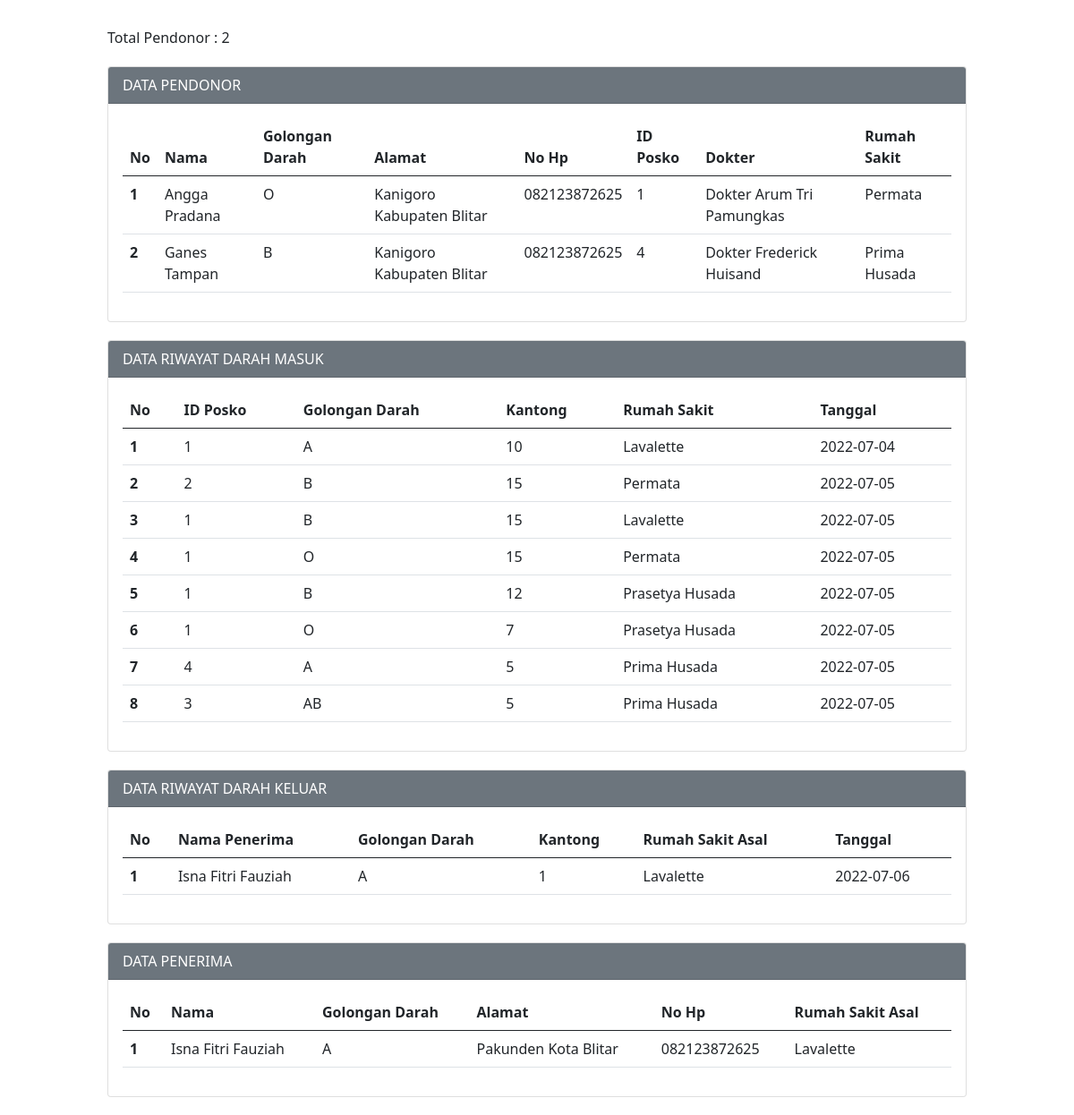
Page /frontend/report/report.php on the committed database.
### tables this page shows
CREATE TABLE `pendonor` (
  `id` int(11) NOT NULL,
  `nama` varchar(50) NOT NULL,
  `golongan_darah` varchar(5) NOT NULL,
  `alamat` varchar(100) NOT NULL,
  `no_hp` varchar(20) NOT NULL,
  `id_posko` int(5) NOT NULL
);

CREATE TABLE `dokter` (
  `id` int(11) NOT NULL,
  `nama_dokter` varchar(50) NOT NULL,
  `umur` int(11) NOT NULL,
  `rumah_sakit` varchar(20) NOT NULL,
  `id_posko` int(11) NOT NULL
);

CREATE TABLE `riwayat_darah_masuk` (
  `id` int(11) NOT NULL,
  `id_posko` int(11) NOT NULL,
  `golongan_darah` varchar(5) NOT NULL,
  `kantong` int(11) NOT NULL,
  `rumah_sakit` varchar(20) NOT NULL,
  `tanggal` date NOT NULL
);

CREATE TABLE `riwayat_darah_keluar` (
  `id` int(11) NOT NULL,
  `nama_penerima` varchar(50) NOT NULL,
  `golongan_darah` varchar(5) NOT NULL,
  `kantong` int(11) NOT NULL,
  `rumah_sakit` varchar(20) NOT NULL,
  `tanggal` date NOT NULL
);

CREATE TABLE `penerima` (
  `id` int(11) NOT NULL,
  `nama_penerima` varchar(50) NOT NULL,
  `golongan_darah` varchar(5) NOT NULL,
  `alamat` varchar(100) NOT NULL,
  `no_hp` varchar(20) NOT NULL,
  `rumah_sakit` varchar(50) NOT NULL
);

### frontend/report/report.php (the view, shortened to what this page needs)
<?php
$host       = "localhost";
$user       = "root";
$pass       = "";
$db         = "donor";
$koneksi    = mysqli_connect($host, $user, $pass, $db);
$total = mysqli_query($koneksi, "SELECT count(id) as totalpendonor FROM pendonor")->fetch_array();
?>
<!DOCTYPE html>
<html lang="en">
<head>
    <link href="https://cdn.jsdelivr.net/npm/bootstrap@5.0.2/dist/css/bootstrap.min.css" rel="stylesheet">
</head>
<body>
    <div class="mx-auto">
        <p>Total Pendonor : <?php echo $total['totalpendonor'] ?></p>
        <div class = "card">
        <div class = "card-header text-white bg-secondary">
            DATA PENDONOR
            </div>
            <div class = "card-body">
                <form action="" method="POST">
                    <table class="table">
                        <thead>
                            <tr>
                                <th scope="col">No</th>
                                <th scope="col">Nama</th>
                                <th scope="col">Golongan Darah</th>
                                <th scope="col">Alamat</th>
                                <th scope="col">No Hp</th>
                                <th scope="col">ID Posko</th>
                                <th scope="col">Dokter</th>
                                <th scope="col">Rumah Sakit</th>
                            </tr>
                        </thead>
                        <tbody>
                                <?php
                                $sql2   = "select p.nama , p.golongan_darah, p.alamat, p.no_hp, p.id_posko, d.nama_dokter , d.rumah_sakit
                                from pendonor p
                                inner join dokter d
                                on p.id_posko = d.id_posko";
                                $q2     = mysqli_query($koneksi, $sql2);
                                $urut   = 1;
                                while ($r2 = mysqli_fetch_array($q2)) {
                                    $nama           = $r2['nama'];
                                    $golongan_darah = $r2['golongan_darah'];
                                    $alamat         = $r2['alamat'];
                                    $no_hp          = $r2['no_hp'];
                                    $id_posko       = $r2['id_posko'];
                                    $dokter         = $r2['nama_dokter'];
                                    $rumah_sakit    = $r2['rumah_sakit'];
                                ?>
                                <tr>
                                    <th scope="row"><?php echo $urut++ ?></th>
                                    <td scope="row"><?php echo $nama ?></td>
                                    <td scope="row"><?php echo $golongan_darah ?></td>
                                    <td scope="row"><?php echo $alamat ?></td>
                                    <td scope="row"><?php echo $no_hp ?></td>
                                    <td scope="row"><?php echo $id_posko ?></td>
                                    <td scope="row"><?php echo $dokter ?></td>
                                    <td scope="row"><?php echo $rumah_sakit ?></td>
                                </tr>
                                <?php
                                }
                                ?>
                        </tbody>
                    </table>
                </form>
            </div>
        </div>
        <div class = "card">
            <div class = "card-header text-white bg-secondary">
                DATA RIWAYAT DARAH MASUK
            </div>
            <div class = "card-body">
                <form action="" method="POST">
                    <table class="table">
                        <thead>
                            <tr>
                                <th scope="col">No</th>
                                <th scope="col">ID Posko</th>
                                <th scope="col">Golongan Darah</th>
                                <th scope="col">Kantong</th>
                                <th scope="col">Rumah Sakit</th>
                                <th scope="col">Tanggal</th>
                                <tbody>
                            </tr>
                        </thead>
                                <?php
                                $sql2   =   "select * from riwayat_darah_masuk order by id asc";
                                $q2     = mysqli_query($koneksi, $sql2);
                                $urut   = 1;
                                while ($r2 = mysqli_fetch_array($q2)) {
                                    $id_posko       = $r2['id_posko'];
                                    $golongan_darah = $r2['golongan_darah'];
                                    $kantong        = $r2['kantong'];
                                    $rumah_sakit    = $r2['rumah_sakit'];
                                    $tanggal        = $r2['tanggal'];
                                ?>
                                <tr>
                                    <th scope="row"><?php echo $urut++ ?></th>
                                    <td scope="row"><?php echo $id_posko ?></td>
                                    <td scope="row"><?php echo $golongan_darah ?></td>
                                    <td scope="row"><?php echo $kantong ?></td>
                                    <td scope="row"><?php echo $rumah_sakit ?></td>
                                    <td scope="row"><?php echo $tanggal ?></td>
                                </tr>
                                <?php
                                }
                                ?>
                    </table>
                </form>
            </div>
        </div>
        <div class = "card">
            <div class = "card-header text-white bg-secondary">
                DATA RIWAYAT DARAH KELUAR
            </div>
            <div class = "card-body">
                <form action="" method="POST">
                    <thead>
                    <table class="table">
                            <tr>
                                <th scope="col">No</th>
                                <th scope="col">Nama Penerima</th>
                                <th scope="col">Golongan Darah</th>
                                <th scope="col">Kantong</th>
                                <th scope="col">Rumah Sakit Asal</th>
                                <th scope="col">Tanggal</th>
                            </tr>
                        </thead>
                        <tbody>
                                <?php
                                $sql2   = "select * from riwayat_darah_keluar order by nama_penerima asc";
                                $q2     = mysqli_query($koneksi, $sql2);
                                $urut   = 1;
                                while ($r2 = mysqli_fetch_array($q2)) {
                                    $nama_penerima       = $r2['nama_penerima'];
                                    $golongan_darah      = $r2['golongan_darah'];
                                    $kantong             = $r2['kantong'];
                                    $rumah_sakit_asal    = $r2['rumah_sakit'];
                                    $tanggal             = $r2['tanggal'];
                                ?>
                                <tr>
                                    <th scope="row"><?php echo $urut++ ?></th>
                                    <td scope="row"><?php echo $nama_penerima ?></td>
                                    <td scope="row"><?php echo $golongan_darah ?></td>
                                    <td scope="row"><?php echo $kantong ?></td>
                                    <td scope="row"><?php echo $rumah_sakit_asal ?></td>
                                    <td scope="row"><?php echo $tanggal ?></td>
                                </tr>
                                <?php
                                }
                                ?>
                        </tbody>
                </form>
            </div>
        </div>
        <div class = "card">
            <div class = "card-header text-white bg-secondary">
                DATA PENERIMA
            </div>
            <div class = "card-body">
                <form action="" method="POST">
                    <table class="table">
                        <thead>
                            <tr>
                                <th scope="col">No</th>
                                <th scope="col">Nama</th>
                                <th scope="col">Golongan Darah</th>
                                <th scope="col">Alamat</th>
                                <th scope="col">No Hp</th>
                                <th scope="col">Rumah Sakit Asal</th>
                            </tr>
                        </thead>
                        <tbody>
                                <?php
                                $sql2   = "select * from penerima order by nama_penerima asc";
                                $q2     = mysqli_query($koneksi, $sql2);
                                $urut   = 1;
                                while ($r2 = mysqli_fetch_array($q2)) {
                                    $nama_penerima               = $r2['nama_penerima'];
                                    $golongan_darah     = $r2['golongan_darah'];
                                    $alamat             = $r2['alamat'];
                                    $no_hp              = $r2['no_hp'];
                                    $rumah_sakit_asal   = $r2['rumah_sakit'];
                                ?>
                                <tr>
                                    <th scope="row"><?php echo $urut++ ?></th>
                                    <td scope="row"><?php echo $nama_penerima ?></td>
                                    <td scope="row"><?php echo $golongan_darah ?></td>
                                    <td scope="row"><?php echo $alamat ?></td>
                                    <td scope="row"><?php echo $no_hp ?></td>
                                    <td scope="row"><?php echo $rumah_sakit_asal ?></td>
                                </tr>
                                <?php
                                }
                                ?>
                        </tbody>
                    </table>
                </form>
            </div>
        </div>
    </div>
</body>
</html>

### frontend/report/report.php (style rules this page uses)
.mx-auto { width: 80%; margin-top: 30px; }
.card { margin-top: 20px; margin-bottom: 20px; }

### rows in the picture
pendonor: nama "Angga Pradana", golongan_darah "O", alamat "Kanigoro Kabupaten Blitar", no_hp "082123872625", id_posko "1", dokter.nama_dokter "Dokter Arum Tri Pamungkas", dokter.rumah_sakit "Permata"
pendonor: nama "Ganes Tampan", golongan_darah "B", alamat "Kanigoro Kabupaten Blitar", no_hp "082123872625", id_posko "4", dokter.nama_dokter "Dokter Frederick Huisand", dokter.rumah_sakit "Prima Husada"
riwayat_darah_masuk: id_posko "1", golongan_darah "A", kantong "10", rumah_sakit "Lavalette", tanggal "2022-07-04"
riwayat_darah_masuk: id_posko "2", golongan_darah "B", kantong "15", rumah_sakit "Permata", tanggal "2022-07-05"
riwayat_darah_masuk: id_posko "1", golongan_darah "B", kantong "15", rumah_sakit "Lavalette", tanggal "2022-07-05"
riwayat_darah_masuk: id_posko "1", golongan_darah "O", kantong "15", rumah_sakit "Permata", tanggal "2022-07-05"
riwayat_darah_masuk: id_posko "1", golongan_darah "B", kantong "12", rumah_sakit "Prasetya Husada", tanggal "2022-07-05"
riwayat_darah_masuk: id_posko "1", golongan_darah "O", kantong "7", rumah_sakit "Prasetya Husada", tanggal "2022-07-05"
riwayat_darah_masuk: id_posko "4", golongan_darah "A", kantong "5", rumah_sakit "Prima Husada", tanggal "2022-07-05"
riwayat_darah_masuk: id_posko "3", golongan_darah "AB", kantong "5", rumah_sakit "Prima Husada", tanggal "2022-07-05"
riwayat_darah_keluar: nama_penerima "Isna Fitri Fauziah", golongan_darah "A", kantong "1", rumah_sakit "Lavalette", tanggal "2022-07-06"
penerima: nama_penerima "Isna Fitri Fauziah", golongan_darah "A", alamat "Pakunden Kota Blitar", no_hp "082123872625", rumah_sakit "Lavalette"

### other values in the picture
$total['totalpendonor'] "2"
